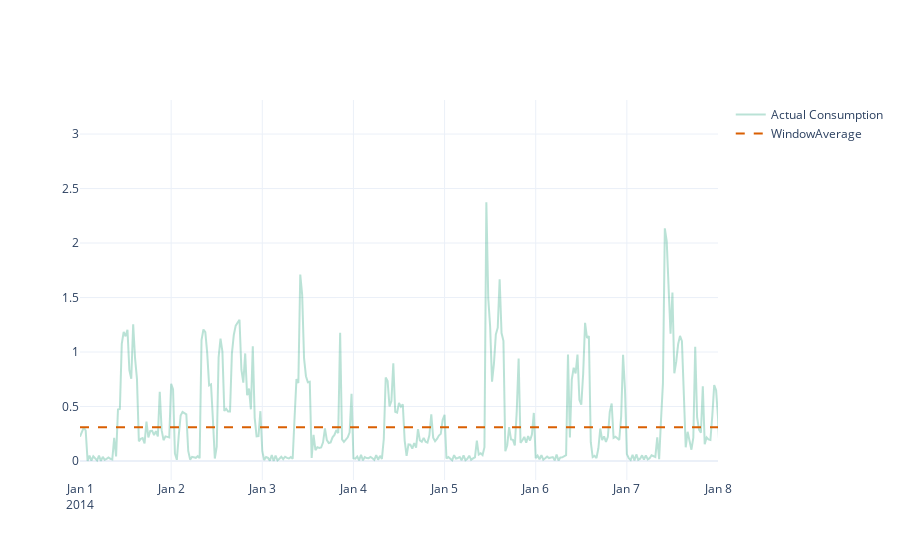

The notebook cell saved with this chart:
### Markdown cell above
moving average forecast

### Code cell
from statsforecast.models import WindowAverage

# take the mean of latest n steps as the forecast
# take a moving average over 48 timesteps (i.e. 48*30-min = 1-day)
model = WindowAverage(window_size=48)
display_name = ['WindowAverage']

results, metrics = (
    evaluate_performance(
        ts_train, 
        ts_val, 
        models = [model], 
        metrics = [mase, mae, mse, rmse, smape,forecast_bias], 
        freq = freq,
        level = [] ,
        id_col = 'LCLid',
        time_col = 'timestamp',
        target_col = 'energy_consumption',
        h = len(ts_val),
        metric_df=metrics  # Pass None or an existing DataFrame if you want to append results
        )
)

# evaluation metrics
display(metrics)

# plot
fig = plot_forecast(results, forecast_columns=display_name, forecast_display_names=display_name, timestamp_col ='timestamp')
fig.update_xaxes(type="date", range=["2014-01-01", "2014-01-08"])
fig.show()

### Figure 1 — Plotly figure (JSON) as saved in the notebook; plotly's stock layout.template omitted (floating-point values rounded to 4 significant figures; data arrays with more than 128 entries replaced by an {"elided": "..."} marker saying what was removed)
{"data": [{"line": {"color": "rgba(27,158,119, 0.3)"}, "mode": "lines", "name": "Actual Consumption", "type": "scatter", "x": {"elided": "1488 str values"}, "y": {"elided": "1488 float values"}}, {"line": {"color": "rgba(217,95,2, 1)", "dash": "dash"}, "mode": "lines", "name": "WindowAverage", "type": "scatter", "x": {"elided": "1488 str values"}, "y": {"elided": "1488 float values"}}], "layout": {"xaxis": {"range": ["2014-01-01", "2014-01-08"], "type": "date"}}}
